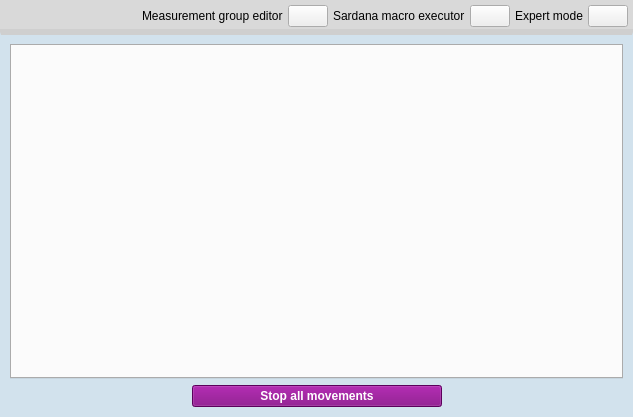
<?xml version="1.0" encoding="UTF-8"?>
<ui version="4.0">
 <class>Form</class>
 <widget class="QWidget" name="Form">
  <property name="geometry">
   <rect>
    <x>0</x>
    <y>0</y>
    <width>633</width>
    <height>417</height>
   </rect>
  </property>
  <property name="windowTitle">
   <string>Form</string>
  </property>
  <property name="styleSheet">
   <string notr="true">#controls_frame{
	border-top: 3px solid #cfcfcf;
}</string>
  </property>
  <layout class="QGridLayout" name="gridLayout">
   <property name="sizeConstraint">
    <enum>QLayout::SetMinimumSize</enum>
   </property>
   <property name="margin">
    <number>0</number>
   </property>
   <property name="spacing">
    <number>0</number>
   </property>
   <item row="4" column="0">
    <widget class="QFrame" name="controls_frame">
     <property name="styleSheet">
      <string notr="true">#controls_frame{
    background-color:#d2e2ed;
}</string>
     </property>
     <property name="frameShape">
      <enum>QFrame::StyledPanel</enum>
     </property>
     <property name="frameShadow">
      <enum>QFrame::Raised</enum>
     </property>
     <layout class="QGridLayout" name="gridLayout_3">
      <property name="leftMargin">
       <number>9</number>
      </property>
      <item row="1" column="0">
       <widget class="QTabWidget" name="beamline_device_controls">
        <property name="styleSheet">
         <string notr="true">#beamline_device_controls {padding:5px}</string>
        </property>
       </widget>
      </item>
      <item row="2" column="0">
       <layout class="QHBoxLayout" name="horizontalLayout">
        <item>
         <spacer name="horizontalSpacer_2">
          <property name="orientation">
           <enum>Qt::Horizontal</enum>
          </property>
          <property name="sizeHint" stdset="0">
           <size>
            <width>40</width>
            <height>20</height>
           </size>
          </property>
         </spacer>
        </item>
        <item>
         <widget class="QPushButton" name="pushButton">
          <property name="minimumSize">
           <size>
            <width>250</width>
            <height>0</height>
           </size>
          </property>
          <property name="focusPolicy">
           <enum>Qt::NoFocus</enum>
          </property>
          <property name="styleSheet">
           <string notr="true">background:purple;font-weight:bold;color:#fff</string>
          </property>
          <property name="text">
           <string>Stop all movements</string>
          </property>
          <property name="autoExclusive">
           <bool>false</bool>
          </property>
         </widget>
        </item>
        <item>
         <spacer name="horizontalSpacer">
          <property name="orientation">
           <enum>Qt::Horizontal</enum>
          </property>
          <property name="sizeHint" stdset="0">
           <size>
            <width>40</width>
            <height>20</height>
           </size>
          </property>
         </spacer>
        </item>
       </layout>
      </item>
     </layout>
    </widget>
   </item>
   <item row="3" column="0">
    <layout class="QHBoxLayout" name="bemaline_setup">
     <property name="spacing">
      <number>10</number>
     </property>
     <property name="margin">
      <number>0</number>
     </property>
    </layout>
   </item>
   <item row="2" column="0">
    <widget class="QWidget" name="beamline_controls" native="true">
     <property name="styleSheet">
      <string notr="true">#beamline_controls {
	background:#d9d9d9;
    border-bottom: 3px solid #cfcfcf;
}</string>
     </property>
     <layout class="QGridLayout" name="gridLayout_9">
      <property name="margin">
       <number>5</number>
      </property>
      <property name="spacing">
       <number>5</number>
      </property>
      <item row="0" column="6">
       <widget class="QPushButton" name="button_expert_mode">
        <property name="cursor">
         <cursorShape>PointingHandCursor</cursorShape>
        </property>
        <property name="focusPolicy">
         <enum>Qt::NoFocus</enum>
        </property>
        <property name="text">
         <string/>
        </property>
        <property name="icon">
         <iconset>
          <activeoff>:/devices/icons/expert_mode.png</activeoff>
         </iconset>
        </property>
        <property name="checkable">
         <bool>true</bool>
        </property>
        <property name="checked">
         <bool>false</bool>
        </property>
       </widget>
      </item>
      <item row="0" column="5">
       <widget class="QLabel" name="label">
        <property name="text">
         <string>Expert mode</string>
        </property>
       </widget>
      </item>
      <item row="0" column="0">
       <spacer name="horizontalSpacer_3">
        <property name="orientation">
         <enum>Qt::Horizontal</enum>
        </property>
        <property name="sizeHint" stdset="0">
         <size>
          <width>40</width>
          <height>20</height>
         </size>
        </property>
       </spacer>
      </item>
      <item row="0" column="4">
       <widget class="QPushButton" name="pushButton_2">
        <property name="text">
         <string/>
        </property>
        <property name="icon">
         <iconset>
          <activeoff>:/devices/icons/macro_mode.png</activeoff>
         </iconset>
        </property>
       </widget>
      </item>
      <item row="0" column="2">
       <widget class="QPushButton" name="pushButton_3">
        <property name="text">
         <string/>
        </property>
        <property name="icon">
         <iconset>
          <activeoff>:/devices/icons/mgrp.png</activeoff>
         </iconset>
        </property>
       </widget>
      </item>
      <item row="0" column="3">
       <widget class="QLabel" name="label_3">
        <property name="text">
         <string>Sardana macro executor</string>
        </property>
       </widget>
      </item>
      <item row="0" column="1">
       <widget class="QLabel" name="label_4">
        <property name="text">
         <string>Measurement group editor</string>
        </property>
       </widget>
      </item>
     </layout>
    </widget>
   </item>
  </layout>
 </widget>
 <resources>
  <include location="resources.qrc"/>
 </resources>
 <connections>
  <connection>
   <sender>pushButton</sender>
   <signal>clicked()</signal>
   <receiver>Form</receiver>
   <slot>action_halt_all_devices()</slot>
   <hints>
    <hint type="sourcelabel">
     <x>400</x>
     <y>405</y>
    </hint>
    <hint type="destinationlabel">
     <x>105</x>
     <y>248</y>
    </hint>
   </hints>
  </connection>
  <connection>
   <sender>beamline_device_controls</sender>
   <signal>currentChanged(int)</signal>
   <receiver>Form</receiver>
   <slot>action_controls_changed(int)</slot>
   <hints>
    <hint type="sourcelabel">
     <x>183</x>
     <y>87</y>
    </hint>
    <hint type="destinationlabel">
     <x>509</x>
     <y>283</y>
    </hint>
   </hints>
  </connection>
  <connection>
   <sender>button_expert_mode</sender>
   <signal>clicked(bool)</signal>
   <receiver>Form</receiver>
   <slot>action_set_expert_mode(bool)</slot>
   <hints>
    <hint type="sourcelabel">
     <x>602</x>
     <y>22</y>
    </hint>
    <hint type="destinationlabel">
     <x>544</x>
     <y>417</y>
    </hint>
   </hints>
  </connection>
  <connection>
   <sender>pushButton_2</sender>
   <signal>clicked()</signal>
   <receiver>Form</receiver>
   <slot>action_open_sardana_macro()</slot>
   <hints>
    <hint type="sourcelabel">
     <x>431</x>
     <y>22</y>
    </hint>
    <hint type="destinationlabel">
     <x>-2</x>
     <y>13</y>
    </hint>
   </hints>
  </connection>
  <connection>
   <sender>pushButton_3</sender>
   <signal>clicked()</signal>
   <receiver>Form</receiver>
   <slot>action_open_mgrp_editor()</slot>
   <hints>
    <hint type="sourcelabel">
     <x>173</x>
     <y>25</y>
    </hint>
    <hint type="destinationlabel">
     <x>-1</x>
     <y>43</y>
    </hint>
   </hints>
  </connection>
 </connections>
 <slots>
  <slot>action_halt_all_devices()</slot>
  <slot>action_controls_changed(int)</slot>
  <slot>action_set_expert_mode(bool)</slot>
  <slot>action_open_sardana_macro()</slot>
  <slot>action_open_mgrp_editor()</slot>
 </slots>
</ui>
